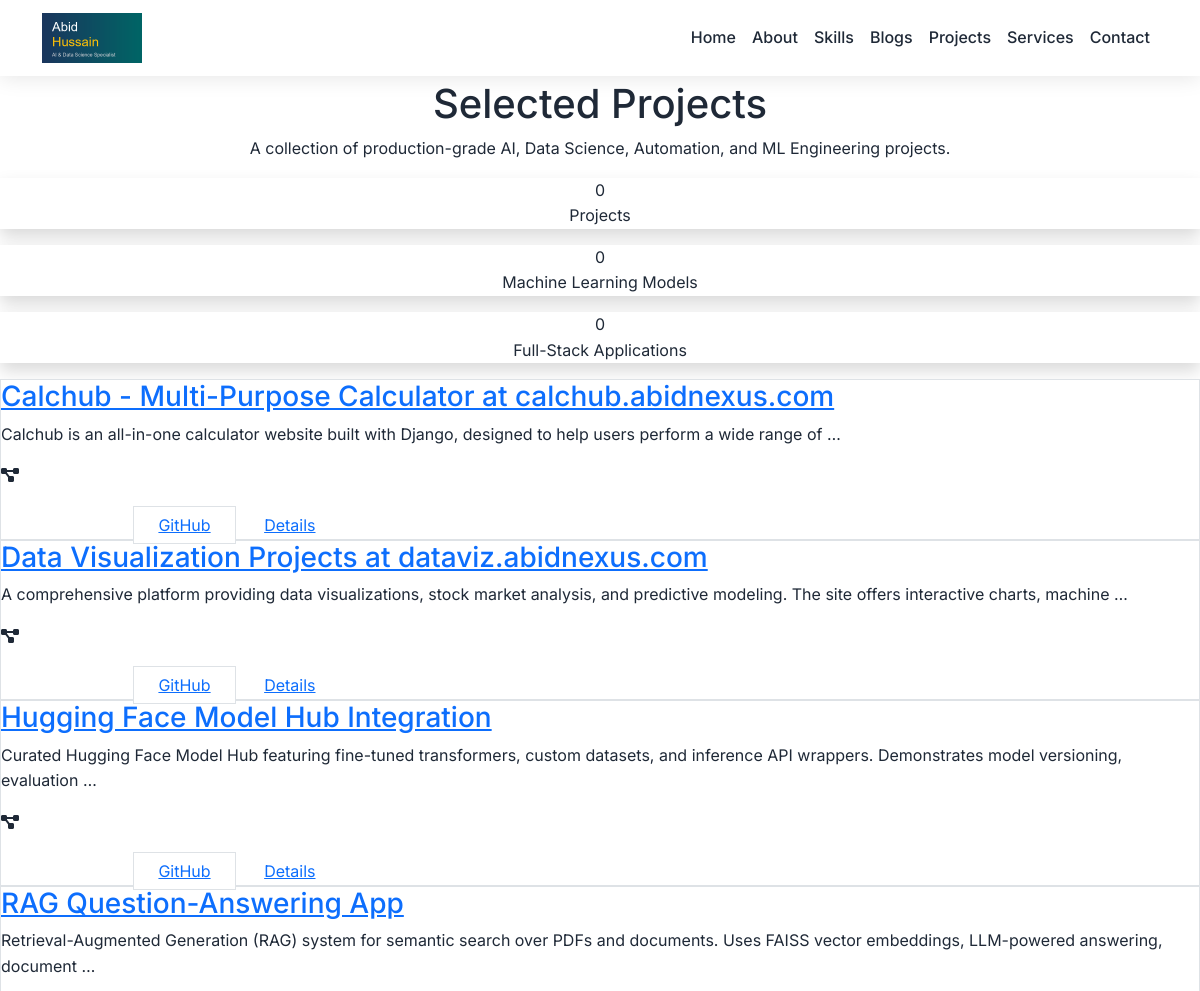
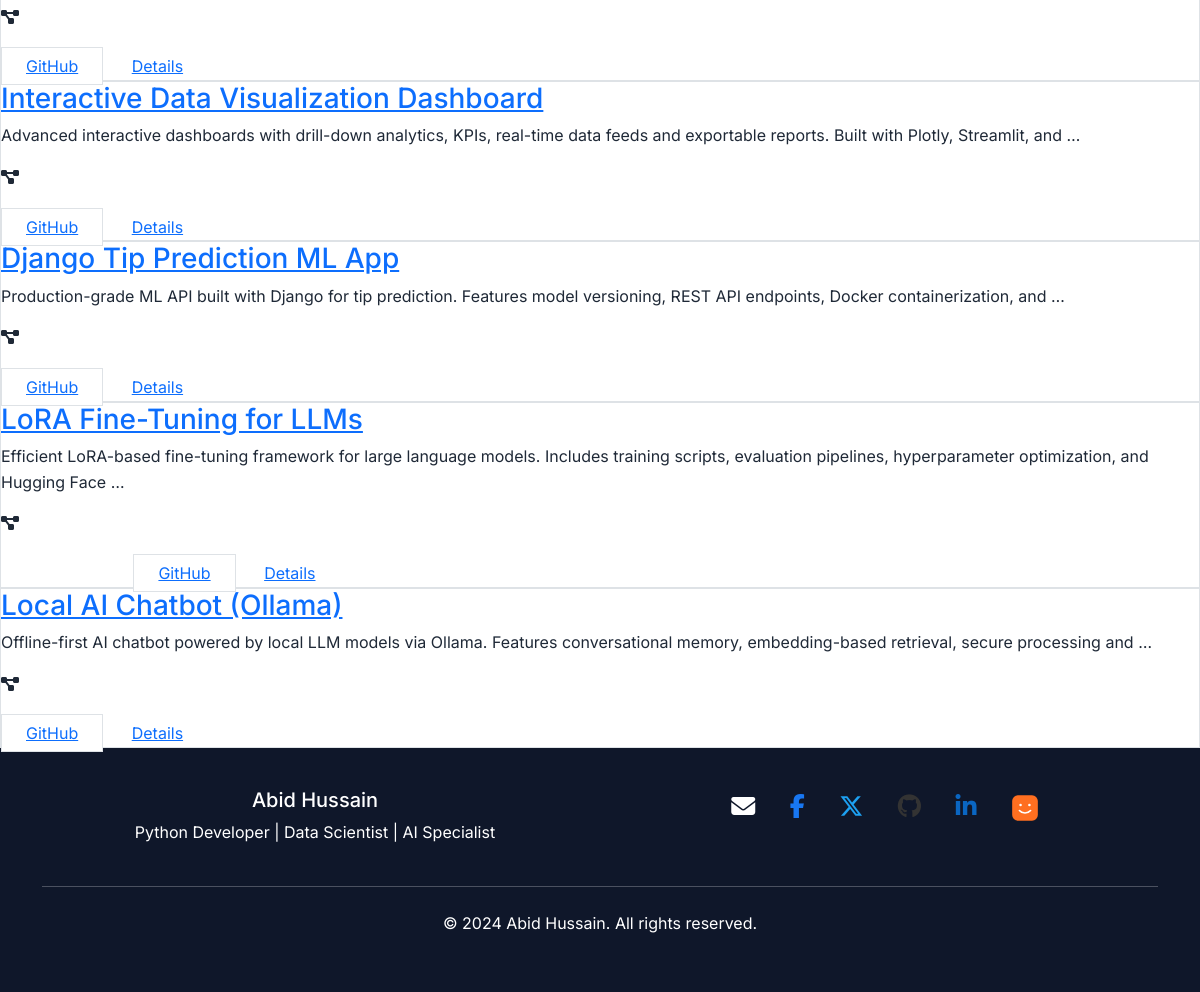
/projects/, run on the app's committed database (2 pictures, top to bottom).
### portfolio/models.py (models this page shows, shortened)
class Project(models.Model):
    title = models.CharField(max_length=200)
    description = models.TextField()
    technologies = models.CharField(max_length=500)  # Comma-separated
    github_url = models.URLField(blank=True)
    live_url = models.URLField(blank=True)
    image = models.ImageField(upload_to='projects/', blank=True, null=True)
    featured = models.BooleanField(default=False)
    created_at = models.DateTimeField(auto_now_add=True)
    class Meta:
        ordering = ['-featured', '-created_at']

### portfolio/views/main.py (the view)
# urls.py: path('projects/', views.projects, name='projects'),
def projects(request):
    try:
        all_projects = Project.objects.all()
        context = {
            'projects': all_projects,
        }
        return render(request, 'portfolio/projects.html', context)
    except Exception as e:
        return render(request, 'portfolio/error.html', {'error': str(e)})

### portfolio/context_processors.py (called while the page is built)
def site_profile(request):
    try:
        profile = Profile.objects.first()
    except:
        profile = None
    site_url = f"{request.scheme}://{request.get_host()}"
    return {
        'site_profile': profile,
        'site_url': site_url,
        'meta_title': getattr(profile, 'name', 'Abid Hussain') + ' - Portfolio',
        'meta_description': getattr(profile, 'objective', 'Python Developer, Data Scientist, and AI Specialist'),
        'meta_image': f"{site_url}{profile.profile_image.url}" if profile and profile.profile_image else f"{site_url}/static/professional_headshot.jpg",
        'meta_keywords': 'Python, Django, Data Science, AI, Machine Learning, Web Development',
        'meta_author': getattr(profile, 'name', 'Abid Hussain'),
    }

### portfolio/templates/portfolio/projects.html (shortened to what this page needs)
{% extends 'portfolio/base.html' %}
{% block content %}
<section class="max-w-6xl mx-auto px-6 py-12">
    <div class="text-center mb-8">
        <h1 class="text-4xl font-extrabold">Selected Projects</h1>
        <p class="mt-2 text-slate-600 max-w-2xl mx-auto">
            A collection of production-grade AI, Data Science, Automation, and ML Engineering projects.
        </p>
    </div>
    <div class="grid grid-cols-1 md:grid-cols-3 gap-6 mb-10">
        <div class="text-center bg-white dark:bg-[#161b22] p-6 rounded-xl shadow">
            <div class="counter text-3xl font-bold" data-target="{{ projects|length }}">0</div>
            <p class="text-sm text-slate-500">Projects</p>
        </div>
        <div class="text-center bg-white dark:bg-[#161b22] p-6 rounded-xl shadow">
            <div class="counter text-3xl font-bold" data-target="32">0</div>
            <p class="text-sm text-slate-500">Machine Learning Models</p>
        </div>
        <div class="text-center bg-white dark:bg-[#161b22] p-6 rounded-xl shadow">
            <div class="counter text-3xl font-bold" data-target="22">0</div>
            <p class="text-sm text-slate-500">Full-Stack Applications</p>
        </div>
    </div>
    <div id="project-grid" class="grid grid-cols-1 md:grid-cols-2 gap-6">
        {% for project in projects %}
        <article class="project-card reveal bg-white dark:bg-[#161b22] rounded-2xl p-6 border border-slate-100 dark:border-[#30363d]">
            <header class="flex items-start justify-between">
                <div>
                    <h3 class="text-xl font-semibold">
                        <a href="{% url 'portfolio:project_detail' project.id %}" class="hover:underline">{{ project.title }}</a>
                    </h3>
                    <p class="mt-1 text-sm text-slate-500 dark:text-slate-400">{{ project.description|truncatewords:18 }}</p>
                </div>
                <div class="text-3xl opacity-60"><i class="fas fa-project-diagram"></i></div>
            </header>
            <div class="mt-6 flex gap-3">
                {% if project.live_url %}
                    <a href="{{ project.live_url }}" target="_blank" class="px-4 py-2 bg-indigo-600 text-white rounded-md text-sm">Live Demo</a>
                {% endif %}
                {% if project.github_url %}
                    <a href="{{ project.github_url }}" target="_blank" class="px-4 py-2 bg-white dark:bg-[#161b22] border border-slate-200 dark:border-[#30363d] text-slate-700 dark:text-slate-200 rounded-md text-sm">GitHub</a>
                {% endif %}
                <a href="{% url 'portfolio:project_detail' project.id %}" class="px-4 py-2 bg-slate-50 text-slate-800 rounded-md text-sm">Details</a>
            </div>
        </article>
        {% endfor %}
    </div>
</section>
{% endblock %}

### portfolio/templates/portfolio/base.html (style rules this page uses)
:root { --primary-color: #2563eb; --secondary-color: #1e40af; --accent-color: #3b82f6; --text-dark: #1f2937; --text-light: #6b7280; --bg-light: #f8fafc; --bg-dark: #0f172a; --gradient: linear-gradient(135deg, #667eea 0%, #764ba2 100%); }
* { margin: 0; padding: 0; box-sizing: border-box; }
body { font-family: 'Inter', sans-serif; line-height: 1.6; color: var(--text-dark); overflow-x: hidden; padding-top: 80px; }

### data on the page
Project: title "Calchub - Multi-Purpose Calculator at calchub.abidnexus.com", description "Calchub is an all-in-one calculator website built with Django, designed to help users perform a wide range of …"
Project: title "Data Visualization Projects at dataviz.abidnexus.com", description "A comprehensive platform providing data visualizations, stock market analysis, and predictive modeling. The site offers interactive charts, machine …"
Project: title "Hugging Face Model Hub Integration", description "Curated Hugging Face Model Hub featuring fine-tuned transformers, custom datasets, and inference API wrappers. Demonstrates model versioning, evaluation …"
Project: title "RAG Question-Answering App", description "Retrieval-Augmented Generation (RAG) system for semantic search over PDFs and documents. Uses FAISS vector embeddings, LLM-powered answering, document …"
Project: title "Interactive Data Visualization Dashboard", description "Advanced interactive dashboards with drill-down analytics, KPIs, real-time data feeds and exportable reports. Built with Plotly, Streamlit, and …"
Project: title "Django Tip Prediction ML App", description "Production-grade ML API built with Django for tip prediction. Features model versioning, REST API endpoints, Docker containerization, and …"
Project: title "LoRA Fine-Tuning for LLMs", description "Efficient LoRA-based fine-tuning framework for large language models. Includes training scripts, evaluation pipelines, hyperparameter optimization, and Hugging Face …"
Project: title "Local AI Chatbot (Ollama)", description "Offline-first AI chatbot powered by local LLM models via Ollama. Features conversational memory, embedding-based retrieval, secure processing and …"
